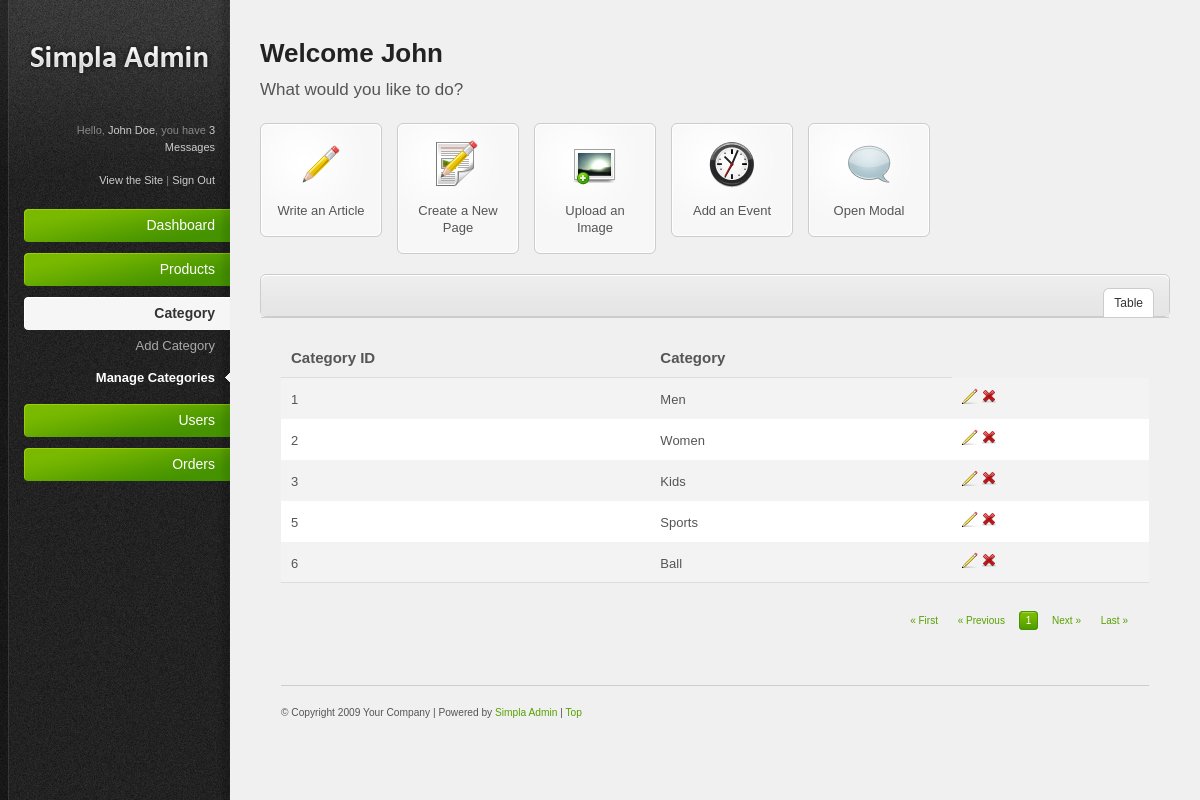
Page /Project/Admin/managecategories.php (signed in) on the committed database.
### tables this page shows
CREATE TABLE `category` (
  `Category_ID` int(10) NOT NULL,
  `Category` varchar(10) NOT NULL
);

### Project/Admin/managecategories.php (the view, shortened to what this page needs)
<?php
	include 'config.php';
	include 'header.php';
	include 'sidebar.php';
	include 'maincontent.php';
?>
<div class="content-box">
	<div class="content-box-header">
		<ul class="content-box-tabs">
			<li><a href="#tab1" class="default-tab">Table</a></li>
		</ul>
<div class="content-box-content">
<div class="tab-content default-tab" id="tab1">
	<table>
		<thead>
			<tr>
				<th>Category ID</th>
				<th>Category</th>
			</tr>
		</thead>
		<tfoot>
			<tr>
				<td colspan="6">
					<?php
						if (isset($_GET['pageno'])):
							$pageno = $_GET['pageno'];
					    else:
					    	$pageno = 1;
					    endif;
					    $no_of_records_per_page = 9;
					    $offset = ($pageno-1) * $no_of_records_per_page;
					    $total_pages_sql = "SELECT COUNT(*) FROM category";
					    $result = mysqli_query($connection,$total_pages_sql);
					    $total_rows = mysqli_fetch_array($result)[0];
					    $total_pages = ceil($total_rows / $no_of_records_per_page);
					    $sql = "SELECT * FROM category LIMIT $offset, $no_of_records_per_page";
					    $res_data = mysqli_query($connection,$sql);
					    $row = mysqli_fetch_all($res_data,MYSQLI_ASSOC);
					?>
					<?php if($total_pages != 0):?>
					<div class="pagination">
						<a href="?pageno=1" title="First Page">&laquo; First</a>
						<a href="<?php if($pageno <= 1){ echo '#'; } else { echo "?pageno=".($pageno - 1);}?>" title="Previous Page">&laquo; Previous</a>
					<?php for($i=1; $i<=$total_pages; $i++):?>
                        <a href="?pageno=<?php echo $i;?>" class="number '<?php if($pageno == $i):?>' current '<?php endif;?>'" title="<?php echo $i;?>"><?php echo $i;?></a>
                    <?php endfor;?>
						<a href="<?php if($pageno >= $total_pages){ echo '#'; } else { echo "?pageno=".($pageno + 1); } ?>" title="Next Page">Next &raquo;</a>
						<a href="?pageno=<?php echo $total_pages; ?>" title="Last Page">Last &raquo;</a>
					</div>
				<?php endif;?>
						</td>
					</tr>
				</tfoot>
				<tbody>
				<?php
					foreach ($row as $key => $value):
						echo "<tr>
								<td>".$value['Category_ID']."</td>
								<td>".$value['Category']."</td>
								<td>
									<a href='editform.php?id11=".$value['Category_ID']."&action=editrow' title='Edit'><img src='resources/images/icons/pencil.png' alt='Edit' /></a>
									<a href='managecategories.php?id3=".$value['Category_ID']."&action=deleterow' title='Delete'><img src='resources/images/icons/cross.png' alt='Delete' /></a>
								</td>
							</tr>";
					endforeach;
				?>
					</tbody>
			</table>
					</div>
					<?php include 'footer.php';?>

### Project/Admin/resources/css/style.css (style rules this page uses)
html { font-size: 100%; height: 100%; margin-bottom: 1px; }
a { color: #57a000; text-decoration: none; }
#main-content ul li { padding: 4px 0 4px 0px; }
.content-box { border: 1px solid #ccc; margin: 0 0 20px 0; background: #fff; }
.content-box-header { background: #e5e5e5 url('../images/bg-content-box.gif') top left repeat-x; margin-top: 1px; height: 40px; }
ul.content-box-tabs { float: right; padding: 12px 15px 0 0 !important; margin: 0 !important; }
ul.content-box-tabs li { float: left; margin: 0; padding: 0 !important; background-image: none !important; }
ul.content-box-tabs li a { color: #333; padding: 8px 10px; display: block; margin: 1px; border-bottom: 0; }
ul.content-box-tabs li a.current { background: #fff; border: 1px solid #ccc; border-bottom: 0; margin: 0; }
.content-box-content { padding: 20px; font-size: 13px; border-top: 1px solid #ccc; }
#main-content table { width: 100%; border-collapse: collapse; }
#main-content table thead th { font-weight: bold; font-size: 15px; border-bottom: 1px solid #ddd; }
#main-content tbody { border-bottom: 1px solid #ddd; }
#main-content tbody tr { background: #fff; }
#main-content tbody tr.alt-row { background: #f3f3f3; }
#main-content table td, #main-content table th { padding: 10px; line-height: 1.3em; }
#main-content .pagination { text-align: right; padding: 20px 0 5px 0; font-family: Verdana, Arial, Helvetica, sans-serif; font-size: 10px; }
.pagination a { margin: 0 5px 0 0; padding: 3px 6px; }
.pagination a.number { border: 1px solid #ddd; }
.pagination a.current { background: #469400 url('../images/bg-button-green.gif') top left repeat-x !important; border-color: #459300 !important; color: #fff !important; }

### Project/Admin/resources/css/invalid.css (style rules this page uses)
.button, #main-content table tfoot td .bulk-actions select, .pagination a.number, form input.text-input, form textarea, form .wysiwyg, form select, .dp-popup { -moz-border-radius: 4px; -webkit-border-radius: 4px; border-radius: 4px; }
.content-box, .content-box-header, ul.content-box-tabs li a.current, .shortcut-button, .notification { -moz-border-radius: 6px; -webkit-border-radius: 6px; border-radius: 6px; }
.content-box-header { -moz-border-radius-bottomleft: 0; -moz-border-radius-bottomright: 0; -webkit-border-bottom-left-radius: 0; -webkit-border-bottom-right-radius: 0; border-bottom-left-radius: 0; border-bottom-right-radius: 0; }
ul.content-box-tabs li a.current { -moz-border-radius-bottomleft: 0; -moz-border-radius-bottomright: 0; -webkit-border-bottom-left-radius: 0; -webkit-border-bottom-right-radius: 0; border-bottom-left-radius: 0; border-bottom-right-radius: 0; }

### rows in the picture
category: Category_ID "1", Category "Men"
category: Category_ID "2", Category "Women"
category: Category_ID "3", Category "Kids"
category: Category_ID "5", Category "Sports"
category: Category_ID "6", Category "Ball"
